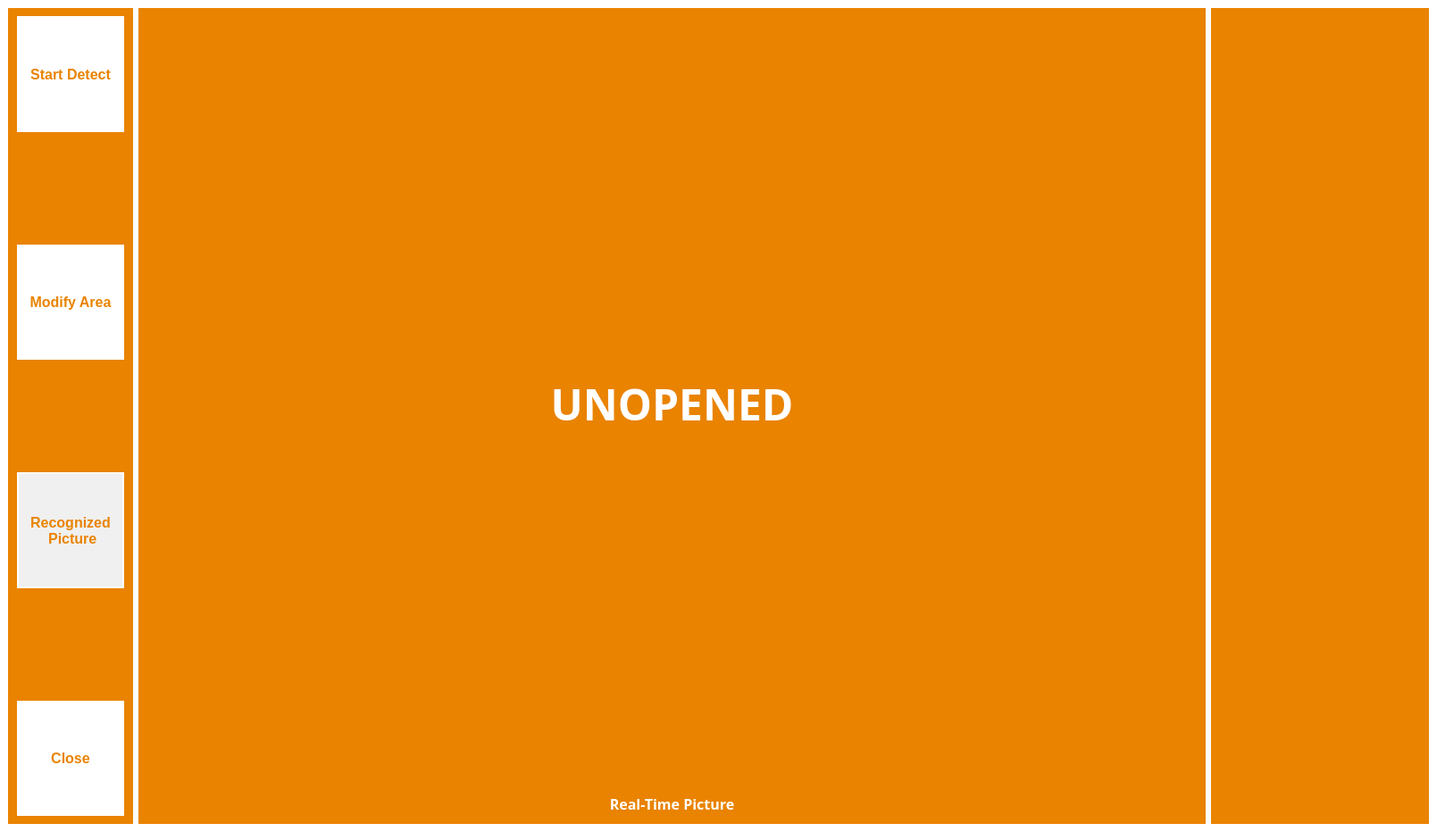
<?xml version="1.0" encoding="UTF-8"?>
<ui version="4.0">
 <class>MainWindow</class>
 <widget class="QMainWindow" name="MainWindow">
  <property name="geometry">
   <rect>
    <x>0</x>
    <y>0</y>
    <width>1618</width>
    <height>941</height>
   </rect>
  </property>
  <property name="sizePolicy">
   <sizepolicy hsizetype="Fixed" vsizetype="Fixed">
    <horstretch>81</horstretch>
    <verstretch>0</verstretch>
   </sizepolicy>
  </property>
  <property name="minimumSize">
   <size>
    <width>1600</width>
    <height>600</height>
   </size>
  </property>
  <property name="acceptDrops">
   <bool>true</bool>
  </property>
  <property name="windowTitle">
   <string>Plastic Pieces Recognition And Location</string>
  </property>
  <property name="styleSheet">
   <string notr="true">background-color: rgb(255, 255, 255);</string>
  </property>
  <property name="dockNestingEnabled">
   <bool>false</bool>
  </property>
  <widget class="QWidget" name="centralwidget">
   <layout class="QVBoxLayout" name="verticalLayout_2">
    <item>
     <widget class="QWidget" name="widget" native="true">
      <property name="styleSheet">
       <string notr="true"/>
      </property>
      <layout class="QHBoxLayout" name="horizontalLayout">
       <property name="leftMargin">
        <number>0</number>
       </property>
       <property name="topMargin">
        <number>0</number>
       </property>
       <item>
        <widget class="QWidget" name="widget" native="true">
         <property name="sizePolicy">
          <sizepolicy hsizetype="Preferred" vsizetype="Preferred">
           <horstretch>0</horstretch>
           <verstretch>2</verstretch>
          </sizepolicy>
         </property>
         <property name="minimumSize">
          <size>
           <width>140</width>
           <height>0</height>
          </size>
         </property>
         <property name="autoFillBackground">
          <bool>false</bool>
         </property>
         <property name="styleSheet">
          <string notr="true">background-color: rgb(233, 131, 0);
</string>
         </property>
         <layout class="QVBoxLayout" name="verticalLayout">
          <property name="spacing">
           <number>6</number>
          </property>
          <property name="sizeConstraint">
           <enum>QLayout::SetDefaultConstraint</enum>
          </property>
          <property name="leftMargin">
           <number>10</number>
          </property>
          <property name="rightMargin">
           <number>10</number>
          </property>
          <item>
           <widget class="QWidget" name="widget_2" native="true">
            <property name="sizePolicy">
             <sizepolicy hsizetype="Preferred" vsizetype="Preferred">
              <horstretch>0</horstretch>
              <verstretch>2</verstretch>
             </sizepolicy>
            </property>
            <property name="minimumSize">
             <size>
              <width>0</width>
              <height>65</height>
             </size>
            </property>
            <property name="styleSheet">
             <string notr="true">background-color: rgb(255, 255, 255);

</string>
            </property>
            <layout class="QVBoxLayout" name="verticalLayout_4">
             <property name="spacing">
              <number>2</number>
             </property>
             <property name="leftMargin">
              <number>2</number>
             </property>
             <property name="topMargin">
              <number>2</number>
             </property>
             <property name="rightMargin">
              <number>2</number>
             </property>
             <property name="bottomMargin">
              <number>2</number>
             </property>
             <item>
              <widget class="QToolButton" name="button_camera">
               <property name="sizePolicy">
                <sizepolicy hsizetype="Preferred" vsizetype="Preferred">
                 <horstretch>50</horstretch>
                 <verstretch>2</verstretch>
                </sizepolicy>
               </property>
               <property name="minimumSize">
                <size>
                 <width>82</width>
                 <height>32</height>
                </size>
               </property>
               <property name="font">
                <font>
                 <family>Arial</family>
                 <pointsize>12</pointsize>
                 <weight>75</weight>
                 <bold>true</bold>
                </font>
               </property>
               <property name="focusPolicy">
                <enum>Qt::StrongFocus</enum>
               </property>
               <property name="layoutDirection">
                <enum>Qt::LeftToRight</enum>
               </property>
               <property name="styleSheet">
                <string notr="true">QToolButton {
	background-color: white;
	border-color: rgb(255, 255, 255);
    min-width: 80px;
    height:30px;
    min-height:25px;
    color:rgb(233, 131, 0);
}</string>
               </property>
               <property name="text">
                <string>Start Detect</string>
               </property>
               <property name="icon">
                <iconset resource="../resource.qrc">
                 <normaloff>:/icon/window_icon/camera.svg</normaloff>:/icon/window_icon/camera.svg</iconset>
               </property>
               <property name="iconSize">
                <size>
                 <width>76</width>
                 <height>76</height>
                </size>
               </property>
               <property name="checkable">
                <bool>false</bool>
               </property>
               <property name="toolButtonStyle">
                <enum>Qt::ToolButtonTextUnderIcon</enum>
               </property>
               <property name="autoRaise">
                <bool>true</bool>
               </property>
              </widget>
             </item>
            </layout>
           </widget>
          </item>
          <item>
           <spacer name="verticalSpacer">
            <property name="orientation">
             <enum>Qt::Vertical</enum>
            </property>
            <property name="sizeHint" stdset="0">
             <size>
              <width>20</width>
              <height>120</height>
             </size>
            </property>
           </spacer>
          </item>
          <item>
           <widget class="QWidget" name="widget_3" native="true">
            <property name="sizePolicy">
             <sizepolicy hsizetype="Preferred" vsizetype="Preferred">
              <horstretch>0</horstretch>
              <verstretch>2</verstretch>
             </sizepolicy>
            </property>
            <property name="minimumSize">
             <size>
              <width>0</width>
              <height>65</height>
             </size>
            </property>
            <property name="styleSheet">
             <string notr="true">background-color: rgb(255, 255, 255);

</string>
            </property>
            <layout class="QHBoxLayout" name="horizontalLayout_3" stretch="0">
             <property name="spacing">
              <number>2</number>
             </property>
             <property name="leftMargin">
              <number>2</number>
             </property>
             <property name="topMargin">
              <number>2</number>
             </property>
             <property name="rightMargin">
              <number>2</number>
             </property>
             <property name="bottomMargin">
              <number>2</number>
             </property>
             <item>
              <widget class="QToolButton" name="button_modify">
               <property name="sizePolicy">
                <sizepolicy hsizetype="Preferred" vsizetype="Preferred">
                 <horstretch>50</horstretch>
                 <verstretch>2</verstretch>
                </sizepolicy>
               </property>
               <property name="minimumSize">
                <size>
                 <width>82</width>
                 <height>32</height>
                </size>
               </property>
               <property name="font">
                <font>
                 <family>Arial</family>
                 <pointsize>12</pointsize>
                 <weight>75</weight>
                 <bold>true</bold>
                </font>
               </property>
               <property name="styleSheet">
                <string notr="true">QToolButton {
	background-color: white;
	border-color: rgb(255, 255, 255);
qproperty-icon: url(:/icon/window_icon/设置1.svg);
    min-width: 80px;
    height:30px;
    min-height:25px;
    color:rgb(233, 131, 0);
}
</string>
               </property>
               <property name="text">
                <string>Modify Area</string>
               </property>
               <property name="icon">
                <iconset resource="../resource.qrc">
                 <normaloff>:/icon/window_icon/设置1.svg</normaloff>
                 <normalon>:/icon/window_icon/设置w.svg</normalon>
                 <activeon>:/icon/window_icon/设置w.svg</activeon>:/icon/window_icon/设置1.svg</iconset>
               </property>
               <property name="iconSize">
                <size>
                 <width>76</width>
                 <height>76</height>
                </size>
               </property>
               <property name="toolButtonStyle">
                <enum>Qt::ToolButtonTextUnderIcon</enum>
               </property>
               <property name="autoRaise">
                <bool>true</bool>
               </property>
              </widget>
             </item>
            </layout>
           </widget>
          </item>
          <item>
           <spacer name="verticalSpacer_2">
            <property name="orientation">
             <enum>Qt::Vertical</enum>
            </property>
            <property name="sizeHint" stdset="0">
             <size>
              <width>20</width>
              <height>120</height>
             </size>
            </property>
           </spacer>
          </item>
          <item>
           <widget class="QWidget" name="widget_4" native="true">
            <property name="sizePolicy">
             <sizepolicy hsizetype="Preferred" vsizetype="Preferred">
              <horstretch>0</horstretch>
              <verstretch>2</verstretch>
             </sizepolicy>
            </property>
            <property name="minimumSize">
             <size>
              <width>0</width>
              <height>65</height>
             </size>
            </property>
            <property name="styleSheet">
             <string notr="true">background-color: rgb(255, 255, 255);
</string>
            </property>
            <layout class="QHBoxLayout" name="horizontalLayout_5" stretch="0">
             <property name="spacing">
              <number>2</number>
             </property>
             <property name="leftMargin">
              <number>2</number>
             </property>
             <property name="topMargin">
              <number>2</number>
             </property>
             <property name="rightMargin">
              <number>2</number>
             </property>
             <property name="bottomMargin">
              <number>2</number>
             </property>
             <item>
              <widget class="QToolButton" name="button_show_detected">
               <property name="enabled">
                <bool>false</bool>
               </property>
               <property name="sizePolicy">
                <sizepolicy hsizetype="Preferred" vsizetype="Preferred">
                 <horstretch>50</horstretch>
                 <verstretch>2</verstretch>
                </sizepolicy>
               </property>
               <property name="minimumSize">
                <size>
                 <width>82</width>
                 <height>32</height>
                </size>
               </property>
               <property name="font">
                <font>
                 <family>Arial</family>
                 <pointsize>12</pointsize>
                 <weight>75</weight>
                 <bold>true</bold>
                </font>
               </property>
               <property name="styleSheet">
                <string notr="true">QToolButton {
	background-color: white;
	border-color: rgb(255, 255, 255);
    min-width: 80px;
    height:30px;
    min-height:25px;
qproperty-icon: url(:/icon/window_icon/切换1.svg);
    color:rgb(233, 131, 0);
}
QToolButton:disabled {
    background-color:rgb(240, 240, 240);}
QToolButton:!enabled {
    background-color:rgb(240, 240, 240);
}
QToolButton:on{
	color: rgb(255, 255, 255);
    qproperty-icon: url(:/icon/window_icon/切换开.svg);
	background-color: rgb(233, 131, 0);
}</string>
               </property>
               <property name="text">
                <string>Recognized
 Picture</string>
               </property>
               <property name="icon">
                <iconset resource="../resource.qrc">
                 <normaloff>:/icon/window_icon/切换1.svg</normaloff>
                 <normalon>:/icon/window_icon/切换开.svg</normalon>:/icon/window_icon/切换1.svg</iconset>
               </property>
               <property name="iconSize">
                <size>
                 <width>76</width>
                 <height>76</height>
                </size>
               </property>
               <property name="shortcut">
                <string notr="true"/>
               </property>
               <property name="toolButtonStyle">
                <enum>Qt::ToolButtonTextUnderIcon</enum>
               </property>
               <property name="autoRaise">
                <bool>true</bool>
               </property>
              </widget>
             </item>
            </layout>
           </widget>
          </item>
          <item>
           <spacer name="verticalSpacer_3">
            <property name="orientation">
             <enum>Qt::Vertical</enum>
            </property>
            <property name="sizeHint" stdset="0">
             <size>
              <width>20</width>
              <height>120</height>
             </size>
            </property>
           </spacer>
          </item>
          <item>
           <widget class="QWidget" name="widget_5" native="true">
            <property name="sizePolicy">
             <sizepolicy hsizetype="Preferred" vsizetype="Preferred">
              <horstretch>0</horstretch>
              <verstretch>2</verstretch>
             </sizepolicy>
            </property>
            <property name="minimumSize">
             <size>
              <width>0</width>
              <height>56</height>
             </size>
            </property>
            <property name="styleSheet">
             <string notr="true">background-color: rgb(255, 255, 255);

</string>
            </property>
            <layout class="QHBoxLayout" name="horizontalLayout_6" stretch="0">
             <property name="spacing">
              <number>2</number>
             </property>
             <property name="leftMargin">
              <number>2</number>
             </property>
             <property name="topMargin">
              <number>2</number>
             </property>
             <property name="rightMargin">
              <number>2</number>
             </property>
             <property name="bottomMargin">
              <number>2</number>
             </property>
             <item>
              <widget class="QToolButton" name="button_exit">
               <property name="sizePolicy">
                <sizepolicy hsizetype="Preferred" vsizetype="Preferred">
                 <horstretch>50</horstretch>
                 <verstretch>2</verstretch>
                </sizepolicy>
               </property>
               <property name="minimumSize">
                <size>
                 <width>82</width>
                 <height>32</height>
                </size>
               </property>
               <property name="font">
                <font>
                 <family>Arial</family>
                 <pointsize>12</pointsize>
                 <weight>75</weight>
                 <bold>true</bold>
                </font>
               </property>
               <property name="styleSheet">
                <string notr="true">QToolButton {
	background-color: white;
	border-color: rgb(255, 255, 255);

    min-width: 80px;
    height:30px;
    min-height:25px;
    color:rgb(233, 131, 0);
}
QPushButton:pressed{
	color: rgb(255, 255, 255);
	background-color: rgb(233, 131, 0);
}</string>
               </property>
               <property name="text">
                <string>Close</string>
               </property>
               <property name="icon">
                <iconset resource="../resource.qrc">
                 <normaloff>:/icon/window_icon/close.svg</normaloff>:/icon/window_icon/close.svg</iconset>
               </property>
               <property name="iconSize">
                <size>
                 <width>76</width>
                 <height>76</height>
                </size>
               </property>
               <property name="checkable">
                <bool>false</bool>
               </property>
               <property name="toolButtonStyle">
                <enum>Qt::ToolButtonTextUnderIcon</enum>
               </property>
               <property name="autoRaise">
                <bool>true</bool>
               </property>
              </widget>
             </item>
            </layout>
           </widget>
          </item>
         </layout>
        </widget>
       </item>
       <item>
        <widget class="QFrame" name="frame">
         <property name="sizePolicy">
          <sizepolicy hsizetype="Preferred" vsizetype="Preferred">
           <horstretch>10</horstretch>
           <verstretch>0</verstretch>
          </sizepolicy>
         </property>
         <property name="styleSheet">
          <string notr="true"/>
         </property>
         <property name="lineWidth">
          <number>0</number>
         </property>
         <layout class="QHBoxLayout" name="horizontalLayout_2">
          <property name="spacing">
           <number>0</number>
          </property>
          <property name="leftMargin">
           <number>0</number>
          </property>
          <property name="topMargin">
           <number>0</number>
          </property>
          <property name="rightMargin">
           <number>0</number>
          </property>
          <property name="bottomMargin">
           <number>0</number>
          </property>
          <item>
           <widget class="QWidget" name="widget_2" native="true">
            <property name="styleSheet">
             <string notr="true">background-color: rgb(233, 131, 0);</string>
            </property>
            <layout class="QVBoxLayout" name="verticalLayout_3">
             <property name="spacing">
              <number>0</number>
             </property>
             <property name="leftMargin">
              <number>9</number>
             </property>
             <property name="rightMargin">
              <number>9</number>
             </property>
             <property name="bottomMargin">
              <number>9</number>
             </property>
             <item>
              <widget class="QLabel" name="camera">
               <property name="sizePolicy">
                <sizepolicy hsizetype="Preferred" vsizetype="Preferred">
                 <horstretch>8</horstretch>
                 <verstretch>32</verstretch>
                </sizepolicy>
               </property>
               <property name="font">
                <font>
                 <family>Arial Black</family>
                 <pointsize>36</pointsize>
                 <weight>75</weight>
                 <bold>true</bold>
                </font>
               </property>
               <property name="styleSheet">
                <string notr="true">background-color: rgb(233, 131, 0);
color: rgb(255, 255, 255);</string>
               </property>
               <property name="text">
                <string>UNOPENED</string>
               </property>
               <property name="textFormat">
                <enum>Qt::AutoText</enum>
               </property>
               <property name="alignment">
                <set>Qt::AlignCenter</set>
               </property>
              </widget>
             </item>
             <item>
              <widget class="QLabel" name="label_2">
               <property name="sizePolicy">
                <sizepolicy hsizetype="Preferred" vsizetype="Preferred">
                 <horstretch>0</horstretch>
                 <verstretch>1</verstretch>
                </sizepolicy>
               </property>
               <property name="font">
                <font>
                 <family>Arial Black</family>
                 <pointsize>12</pointsize>
                 <weight>75</weight>
                 <bold>true</bold>
                </font>
               </property>
               <property name="styleSheet">
                <string notr="true">color: rgb(255, 255, 255);</string>
               </property>
               <property name="text">
                <string>Real-Time Picture</string>
               </property>
               <property name="alignment">
                <set>Qt::AlignCenter</set>
               </property>
              </widget>
             </item>
            </layout>
           </widget>
          </item>
         </layout>
        </widget>
       </item>
       <item>
        <widget class="QFrame" name="switch_frame">
         <property name="sizePolicy">
          <sizepolicy hsizetype="Preferred" vsizetype="Preferred">
           <horstretch>1</horstretch>
           <verstretch>0</verstretch>
          </sizepolicy>
         </property>
         <property name="minimumSize">
          <size>
           <width>244</width>
           <height>245</height>
          </size>
         </property>
         <property name="styleSheet">
          <string notr="true">background-color: rgb(233, 131, 0);</string>
         </property>
        </widget>
       </item>
      </layout>
     </widget>
    </item>
   </layout>
  </widget>
 </widget>
 <resources>
  <include location="../resource.qrc"/>
 </resources>
 <connections/>
</ui>
